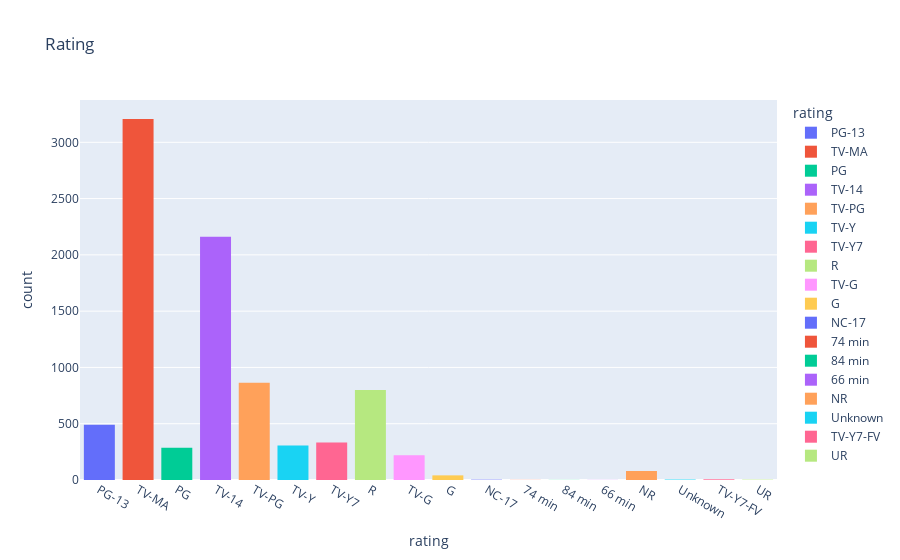

The code cell stored with this chart in its notebook:
### Markdown cell above
**Netflix Content Rating Distribution**

the Plotly library to create a histogram visualization of the distribution of content ratings in the Netflix dataset. The 'rating' column is used as the variable of interest on the x-axis, and different content ratings are color-coded for visual distinction.

### Code cell
fig = px.histogram(netflix_data,x="rating", title="Rating", color="rating")
# Update the layout and add box plots
fig.update_layout(
    bargap=0.2
)
fig.show()

### Figure 1 — Plotly figure (JSON) as saved in the notebook; plotly's stock layout.template omitted (floating-point values rounded to 4 significant figures; data arrays with more than 128 entries replaced by an {"elided": "..."} marker saying what was removed)
{"data": [{"alignmentgroup": "True", "bingroup": "x", "hovertemplate": "rating=%{x}<br>count=%{y}<extra></extra>", "legendgroup": "PG-13", "marker": {"color": "#636efa", "pattern": {"shape": ""}}, "name": "PG-13", "offsetgroup": "PG-13", "orientation": "v", "showlegend": true, "type": "histogram", "x": {"elided": "490 str values"}, "xaxis": "x", "yaxis": "y"}, {"alignmentgroup": "True", "bingroup": "x", "hovertemplate": "rating=%{x}<br>count=%{y}<extra></extra>", "legendgroup": "TV-MA", "marker": {"color": "#EF553B", "pattern": {"shape": ""}}, "name": "TV-MA", "offsetgroup": "TV-MA", "orientation": "v", "showlegend": true, "type": "histogram", "x": {"elided": "3207 str values"}, "xaxis": "x", "yaxis": "y"}, {"alignmentgroup": "True", "bingroup": "x", "hovertemplate": "rating=%{x}<br>count=%{y}<extra></extra>", "legendgroup": "PG", "marker": {"color": "#00cc96", "pattern": {"shape": ""}}, "name": "PG", "offsetgroup": "PG", "orientation": "v", "showlegend": true, "type": "histogram", "x": {"elided": "287 str values"}, "xaxis": "x", "yaxis": "y"}, {"alignmentgroup": "True", "bingroup": "x", "hovertemplate": "rating=%{x}<br>count=%{y}<extra></extra>", "legendgroup": "TV-14", "marker": {"color": "#ab63fa", "pattern": {"shape": ""}}, "name": "TV-14", "offsetgroup": "TV-14", "orientation": "v", "showlegend": true, "type": "histogram", "x": {"elided": "2160 str values"}, "xaxis": "x", "yaxis": "y"}, {"alignmentgroup": "True", "bingroup": "x", "hovertemplate": "rating=%{x}<br>count=%{y}<extra></extra>", "legendgroup": "TV-PG", "marker": {"color": "#FFA15A", "pattern": {"shape": ""}}, "name": "TV-PG", "offsetgroup": "TV-PG", "orientation": "v", "showlegend": true, "type": "histogram", "x": {"elided": "863 str values"}, "xaxis": "x", "yaxis": "y"}, {"alignmentgroup": "True", "bingroup": "x", "hovertemplate": "rating=%{x}<br>count=%{y}<extra></extra>", "legendgroup": "TV-Y", "marker": {"color": "#19d3f3", "pattern": {"shape": ""}}, "name": "TV-Y", "offsetgroup": "TV-Y", "orientation": "v", "showlegend": true, "type": "histogram", "x": {"elided": "307 str values"}, "xaxis": "x", "yaxis": "y"}, {"alignmentgroup": "True", "bingroup": "x", "hovertemplate": "rating=%{x}<br>count=%{y}<extra></extra>", "legendgroup": "TV-Y7", "marker": {"color": "#FF6692", "pattern": {"shape": ""}}, "name": "TV-Y7", "offsetgroup": "TV-Y7", "orientation": "v", "showlegend": true, "type": "histogram", "x": {"elided": "334 str values"}, "xaxis": "x", "yaxis": "y"}, {"alignmentgroup": "True", "bingroup": "x", "hovertemplate": "rating=%{x}<br>count=%{y}<extra></extra>", "legendgroup": "R", "marker": {"color": "#B6E880", "pattern": {"shape": ""}}, "name": "R", "offsetgroup": "R", "orientation": "v", "showlegend": true, "type": "histogram", "x": {"elided": "799 str values"}, "xaxis": "x", "yaxis": "y"}, {"alignmentgroup": "True", "bingroup": "x", "hovertemplate": "rating=%{x}<br>count=%{y}<extra></extra>", "legendgroup": "TV-G", "marker": {"color": "#FF97FF", "pattern": {"shape": ""}}, "name": "TV-G", "offsetgroup": "TV-G", "orientation": "v", "showlegend": true, "type": "histogram", "x": {"elided": "220 str values"}, "xaxis": "x", "yaxis": "y"}, {"alignmentgroup": "True", "bingroup": "x", "hovertemplate": "rating=%{x}<br>count=%{y}<extra></extra>", "legendgroup": "G", "marker": {"color": "#FECB52", "pattern": {"shape": ""}}, "name": "G", "offsetgroup": "G", "orientation": "v", "showlegend": true, "type": "histogram", "x": ["G", "G", "G", "G", "G", "G", "G", "G", "G", "G", "G", "G", "G", "G", "G", "G", "G", "G", "G", "G", "G", "G", "G", "G", "G", "G", "G", "G", "G", "G", "G", "G", "G", "G", "G", "G", "G", "G", "G", "G", "G"], "xaxis": "x", "yaxis": "y"}, {"alignmentgroup": "True", "bingroup": "x", "hovertemplate": "rating=%{x}<br>count=%{y}<extra></extra>", "legendgroup": "NC-17", "marker": {"color": "#636efa", "pattern": {"shape": ""}}, "name": "NC-17", "offsetgroup": "NC-17", "orientation": "v", "showlegend": true, "type": "histogram", "x": ["NC-17", "NC-17", "NC-17"], "xaxis": "x", "yaxis": "y"}, {"alignmentgroup": "True", "bingroup": "x", "hovertemplate": "rating=%{x}<br>count=%{y}<extra></extra>", "legendgroup": "74 min", "marker": {"color": "#EF553B", "pattern": {"shape": ""}}, "name": "74 min", "offsetgroup": "74 min", "orientation": "v", "showlegend": true, "type": "histogram", "x": ["74 min"], "xaxis": "x", "yaxis": "y"}, {"alignmentgroup": "True", "bingroup": "x", "hovertemplate": "rating=%{x}<br>count=%{y}<extra></extra>", "legendgroup": "84 min", "marker": {"color": "#00cc96", "pattern": {"shape": ""}}, "name": "84 min", "offsetgroup": "84 min", "orientation": "v", "showlegend": true, "type": "histogram", "x": ["84 min"], "xaxis": "x", "yaxis": "y"}, {"alignmentgroup": "True", "bingroup": "x", "hovertemplate": "rating=%{x}<br>count=%{y}<extra></extra>", "legendgroup": "66 min", "marker": {"color": "#ab63fa", "pattern": {"shape": ""}}, "name": "66 min", "offsetgroup": "66 min", "orientation": "v", "showlegend": true, "type": "histogram", "x": ["66 min"], "xaxis": "x", "yaxis": "y"}, {"alignmentgroup": "True", "bingroup": "x", "hovertemplate": "rating=%{x}<br>count=%{y}<extra></extra>", "legendgroup": "NR", "marker": {"color": "#FFA15A", "pattern": {"shape": ""}}, "name": "NR", "offsetgroup": "NR", "orientation": "v", "showlegend": true, "type": "histogram", "x": ["NR", "NR", "NR", "NR", "NR", "NR", "NR", "NR", "NR", "NR", "NR", "NR", "NR", "NR", "NR", "NR", "NR", "NR", "NR", "NR", "NR", "NR", "NR", "NR", "NR", "NR", "NR", "NR", "NR", "NR", "NR", "NR", "NR", "NR", "NR", "NR", "NR", "NR", "NR", "NR", "NR", "NR", "NR", "NR", "NR", "NR", "NR", "NR", "NR", "NR", "NR", "NR", "NR", "NR", "NR", "NR", "NR", "NR", "NR", "NR", "NR", "NR", "NR", "NR", "NR", "NR", "NR", "NR", "NR", "NR", "NR", "NR", "NR", "NR", "NR", "NR", "NR", "NR", "NR", "NR"], "xaxis": "x", "yaxis": "y"}, {"alignmentgroup": "True", "bingroup": "x", "hovertemplate": "rating=%{x}<br>count=%{y}<extra></extra>", "legendgroup": "Unknown", "marker": {"color": "#19d3f3", "pattern": {"shape": ""}}, "name": "Unknown", "offsetgroup": "Unknown", "orientation": "v", "showlegend": true, "type": "histogram", "x": ["Unknown", "Unknown", "Unknown", "Unknown"], "xaxis": "x", "yaxis": "y"}, {"alignmentgroup": "True", "bingroup": "x", "hovertemplate": "rating=%{x}<br>count=%{y}<extra></extra>", "legendgroup": "TV-Y7-FV", "marker": {"color": "#FF6692", "pattern": {"shape": ""}}, "name": "TV-Y7-FV", "offsetgroup": "TV-Y7-FV", "orientation": "v", "showlegend": true, "type": "histogram", "x": ["TV-Y7-FV", "TV-Y7-FV", "TV-Y7-FV", "TV-Y7-FV", "TV-Y7-FV", "TV-Y7-FV"], "xaxis": "x", "yaxis": "y"}, {"alignmentgroup": "True", "bingroup": "x", "hovertemplate": "rating=%{x}<br>count=%{y}<extra></extra>", "legendgroup": "UR", "marker": {"color": "#B6E880", "pattern": {"shape": ""}}, "name": "UR", "offsetgroup": "UR", "orientation": "v", "showlegend": true, "type": "histogram", "x": ["UR", "UR", "UR"], "xaxis": "x", "yaxis": "y"}], "layout": {"bargap": 0.2, "barmode": "relative", "legend": {"title": {"text": "rating"}, "tracegroupgap": 0}, "title": {"text": "Rating"}, "xaxis": {"anchor": "y", "categoryarray": ["PG-13", "TV-MA", "PG", "TV-14", "TV-PG", "TV-Y", "TV-Y7", "R", "TV-G", "G", "NC-17", "74 min", "84 min", "66 min", "NR", "Unknown", "TV-Y7-FV", "UR"], "categoryorder": "array", "domain": [0, 1], "title": {"text": "rating"}}, "yaxis": {"anchor": "x", "domain": [0, 1], "title": {"text": "count"}}}}
